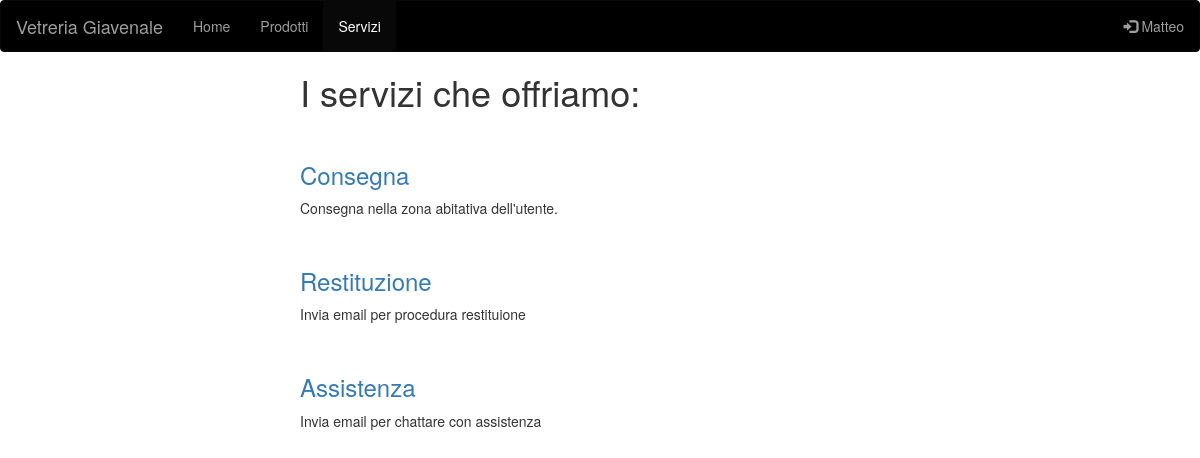
The app's page /sitoWeb/sitoAzienda/servizi/serviziAzienda.php (signed in) with its own data.
### tables this page shows
CREATE TABLE `servizi_azienda` (
  `id_servizio` int(255) NOT NULL,
  `nome_servizio` varchar(100) NOT NULL,
  `info_servizio` varchar(255) NOT NULL
);

### sitoWeb/sitoAzienda/servizi/serviziAzienda.php (the view, shortened to what this page needs)
<?php
    $servername = "localhost";
    $username = "root";
    $password = "";
    $db_name = "DatabaseAziendale";
?>
<!doctype html>
<html lang="en">
    <head>
        <link rel="stylesheet" href="https://maxcdn.bootstrapcdn.com/bootstrap/3.4.1/css/bootstrap.min.css">
        <link rel="stylesheet" href="../styles/pageContent.css">
    </head>
    <body>
        <nav class="navbar navbar-inverse">
            <div class="container-fluid">
                <div class="navbar-header">
                    <a class="navbar-brand" href="../index.php">Vetreria Giavenale</a>
                </div>
                <ul class="nav navbar-nav">
                    <li><a href="../index.php">Home</a></li>
                    <li><a href="../prodotti/prodottiAzienda.php">Prodotti</a></li>
                    <li class="active"><a href="serviziAzienda.php">Servizi</a></li>
                </ul>
                <ul class="nav navbar-nav navbar-right">
                    <li><a href="../login/loginForm.php"><span class="glyphicon glyphicon-log-in"></span> <?php if($_SESSION['nomeUtente'] != ""){ echo $_SESSION['nomeUtente']; }else{echo "Login";}   ?>  </a></li>
                </ul>
            </div>
        </nav>
        <div class="content">
            <?php
            if($_SESSION['nomeUtente'] != ""){
                echo "<h1>I servizi che offriamo:</h1>";
                $conn = new mysqli($servername, $username, $password, $db_name);
                $query = "select * from servizi_azienda";
                $statement = $conn->prepare($query);
                $statement->execute();
                $result = $statement->get_result();
                if($result->num_rows){
                    while($row = $result->fetch_assoc()){
                        echo "<a href='../index.php'><h3>" . $row['nome_servizio'] . "</h3></a>";
                        echo "<p>" . $row['info_servizio'] . "</p>";
                    }
                }
            }else{
                echo "<h1>Devi loggarti per vedere i servizi che offriamo!</h1>";
            }
            ?>
        </div>
    </body>
</html>

### sitoWeb/sitoAzienda/styles/pageContent.css (style rules this page uses)
h3 { padding-top: 30px; }
.content { width: 600px; margin-left: auto; margin-right: auto; }
.navbar { background-color: black; }

### records on screen
servizi_azienda: nome_servizio "Consegna", info_servizio "Consegna nella zona abitativa dell'utente."
servizi_azienda: nome_servizio "Restituzione", info_servizio "Invia email per procedura restituione"
servizi_azienda: nome_servizio "Assistenza", info_servizio "Invia email per chattare con assistenza"

### other values on screen
$_SESSION['nomeUtente'] "Matteo"
